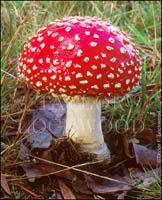
//> input picture opencv/images.jpg, 162 x 200 px, given in place of sample.mp4, which was not available
$ ./equalizeVid   (built with g++ and OpenCV 4)
//> lines starting //> are read from the running program, lines starting //| are printed output that depends on the picture; pictures that were not available may be replaced by others from this repository, and a replacement may not be noted
#include <iostream>
#include <opencv2/highgui.hpp>
#include <opencv2/imgproc.hpp>

using namespace std;
using namespace cv;

int main(int argc, char** argv) {
    VideoCapture cap("../video/sample.mp4");

    if(cap.isOpened() == false) {
        cout << "Cannot open the video" << endl;
        cin.get();
        return -1;
    }

    String windowNameOriginal = "original Video";
    String windowNameHistogramEqualized = "Histogram Equalized Video";

    namedWindow(windowNameOriginal, WINDOW_NORMAL);
    namedWindow(windowNameHistogramEqualized, WINDOW_NORMAL);

    while(true) {
        Mat frame;
        bool bSuccess = cap.read(frame);
//> frame is the input picture: 200 rows x 162 cols, CV_8UC3; mean B, G, R 73.9, 88.7, 133.1

        if(bSuccess == false) {
            cout << "Found end of the video" << endl;
            break;
        }

        Mat histEqualizedImage;
        cvtColor(frame, histEqualizedImage, COLOR_BGR2YCrCb);
//> histEqualizedImage: 200 rows x 162 cols, CV_8UC3; mean of channels 0, 1, 2 100.3, 151.4, 113.1

        vector<Mat> vecChannels;
        split(histEqualizedImage, vecChannels);
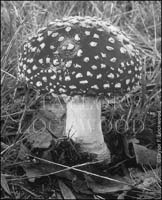
//> vecChannels[0]: 200 rows x 162 cols, CV_8UC1; min 2, max 251, mean 100.3
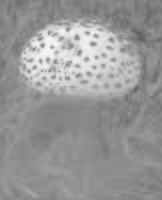
//> vecChannels[1]: 200 rows x 162 cols, CV_8UC1; min 94, max 248, mean 151.4
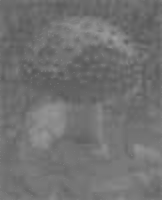
//> vecChannels[2]: 200 rows x 162 cols, CV_8UC1; min 87, max 159, mean 113.1

        equalizeHist(vecChannels[0], vecChannels[0]);
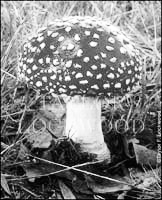
//> vecChannels[0]: 200 rows x 162 cols, CV_8UC1; min 0, max 255, mean 128.2

        merge(vecChannels, histEqualizedImage);
//> histEqualizedImage: 200 rows x 162 cols, CV_8UC3; mean of channels 0, 1, 2 128.2, 151.4, 113.1

        cvtColor(histEqualizedImage, histEqualizedImage, COLOR_BGR2YCrCb);
//> histEqualizedImage: 200 rows x 162 cols, CV_8UC3; mean of channels 0, 1, 2 137.3, 110.7, 122.9

        imshow(windowNameOriginal, frame);
        imshow(windowNameHistogramEqualized, histEqualizedImage);
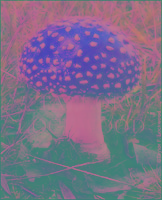
//> window 'Histogram Equalized Video': 200 rows x 162 cols, CV_8UC3; mean B, G, R 137.3, 110.7, 122.9

        if(waitKey(10) == 27) {
//> the Esc key is pressed
            cout << "Esc key pressed by user. Stopping the video" << endl;
            break;
        }
    }

    destroyAllWindows();
    return 0;
}

$ run again, on opencv/sample.jpg
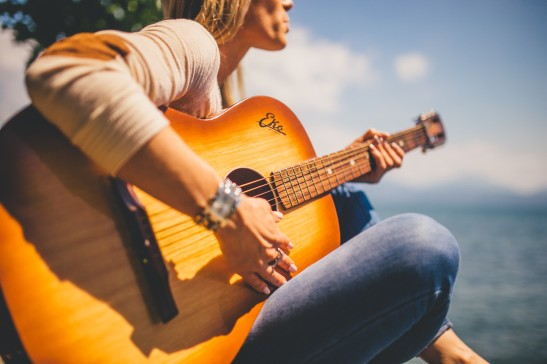
//> input picture opencv/sample.jpg, 547 x 364 px, given in place of sample.mp4, which was not available
//> frame is the input picture: 364 rows x 547 cols, CV_8UC3; mean B, G, R 104.3, 125.8, 151
//> `equalizeHist(vecChannels[0], vecChannels[0]);`:
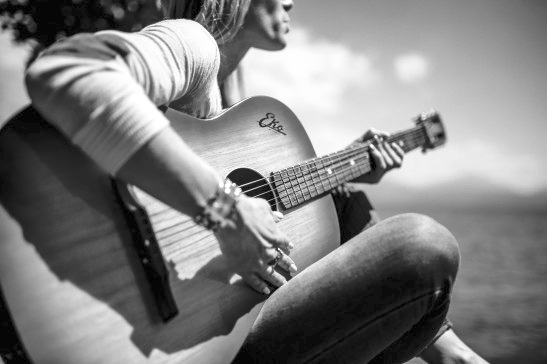
//> vecChannels[0]: 364 rows x 547 cols, CV_8UC1; min 0, max 255, mean 128.4
//> `imshow(windowNameHistogramEqualized, histEqualizedImage);`:
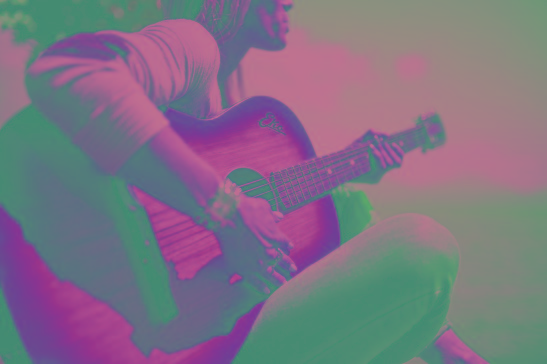
//> window 'Histogram Equalized Video': 364 rows x 547 cols, CV_8UC3; mean B, G, R 132, 114.4, 126
